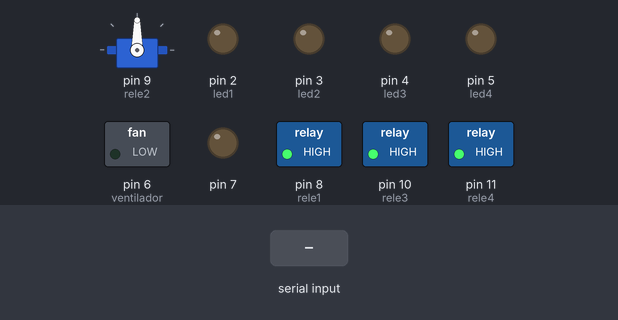
Simulated run of this sketch. Board: Arduino Uno, built with avr-gcc and run on an emulated ATmega328P. Parts: servo, switched loads named in the sketch (green lamp = pin HIGH), output pins drawn as LEDs (lit = HIGH). Inputs (shaded band) come from the test bench. Pins used as bus, display or sensor lines are not drawn.

Above: at 1.2 s.
1.3 s: "c" received over Serial
At 2.3 s:
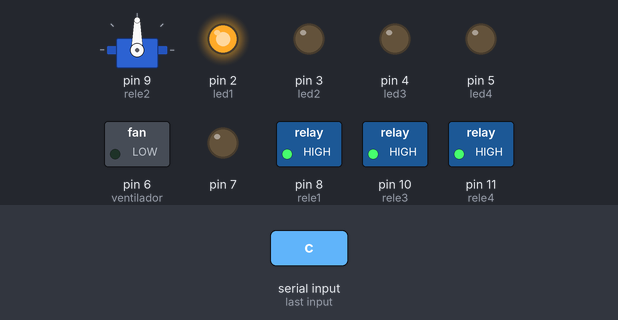
2.9 s: "e" received over Serial
At 3.5 s:
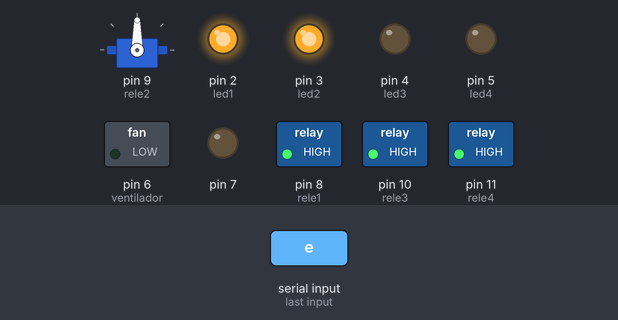
4.4 s: "d" received over Serial
At 5.6 s:
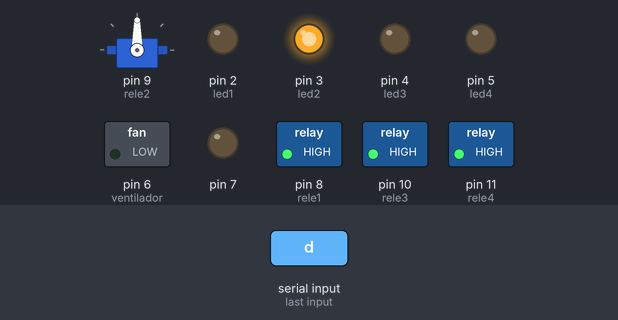
5.9 s: "g" received over Serial
At 7.0 s:
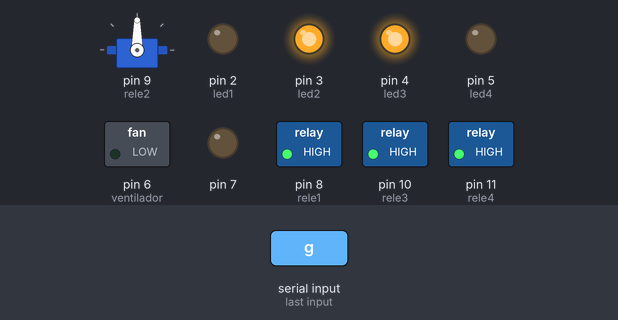
7.4 s: "f" received over Serial
At 8.1 s:
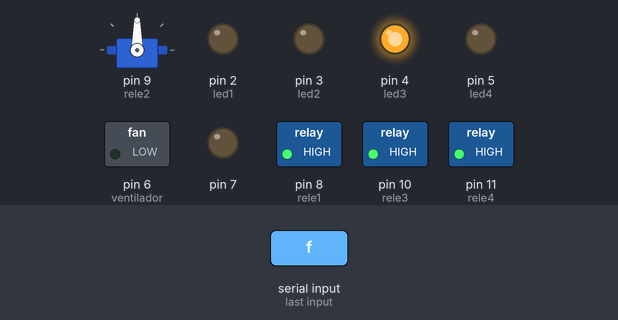
8.9 s: "i" received over Serial
At 9.3 s:
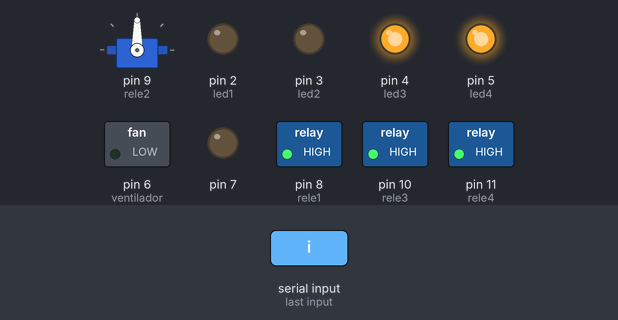
Timing chart, 0 to 11.4 s (numbered marks = the images above; inputs shaded):
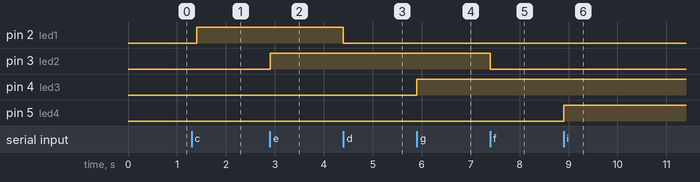

Measured:
- after the input at 1.3 s, pin 2 (led1): LOW → HIGH after 0.10 s
- after the input at 2.9 s, pin 3 (led2): LOW → HIGH at once
- after the input at 4.4 s, pin 2 (led1): HIGH → LOW at once
- after the input at 5.9 s, pin 4 (led3): LOW → HIGH at once
- after the input at 7.4 s, pin 3 (led2): HIGH → LOW at once
- after the input at 8.9 s, pin 5 (led4): LOW → HIGH at once

The sketch:

Esclavo103.ino
```cpp
#include <Servo.h>

Servo myServo;  //Libreria para usar el servo

char c;
int led1=2, led2=3, led3=4, led4=5, ventilador=6, servo=9;
int rele1=8, rele2=9, rele3=10, rele4=11;
boolean solo=false;
int dato1=0, dato2=0, t=0, n, i=0, j=179;
//int boton1=6, boton2=7, boton3=8, boton4=9;
int datoBoton1=0, datoBoton2=0, datoBoton3=0, datoBoton4=0, datoBoton5=0, datoBoton6=5;
//int estado1, estado2, estado3, estado4, estado5, estado6;
void setup(){
  Serial.begin(9600);
  //bt.begin(9600);
  myServo.attach(9);
  for(int z=2;z<12;z++){
    pinMode(z,OUTPUT);
    digitalWrite(z,LOW);
  }
  digitalWrite(rele1,HIGH);
  digitalWrite(rele2,HIGH);
  digitalWrite(rele3,HIGH);
  digitalWrite(rele4,HIGH);
}

void loop(){
  if(Serial.available()>0){
    c=Serial.read();
    //n=Serial.parseInt();
  }

  if(c=='a'){
    Serial.println('k');
    c=' ';
  }

  if(c=='c'){
    datoBoton1=1;
    c=' ';
  }

  if(c=='d'){
    datoBoton1=0;
    c=' ';
  }

  if(c=='e'){
    datoBoton2=1;
    c=' ';
  }

  if(c=='f'){
    datoBoton2=0;
    c=' ';
  }

  if(c=='g'){
    datoBoton3=1;
    c=' ';
  }

  if(c=='h'){
    datoBoton3=0;
    c=' ';
  }

  if(c=='i'){
    datoBoton4=1;
    c=' ';
  }

  if(c=='j'){
    datoBoton4=0;
    c=' ';
  }

  if(c=='k'){
    solo=false;
    c=' ';
  }

  if(c=='l'){
    solo=true;
    c=' ';
  }

  if(solo){
    if(c=='m'){
      datoBoton5=1;
      c=' ';
    }

    if(c=='n'){
      datoBoton5=0;
      c=' ';
    }

    if(c=='o'){
      datoBoton6=1;
      c=' ';
    }

    if(c=='p'){
      datoBoton6=0;
      c=' ';
    }
  }

  if(datoBoton1==0) digitalWrite(led1,LOW);
  if(datoBoton1==1) digitalWrite(led1,HIGH);

  if(datoBoton2==0) digitalWrite(led2,LOW);
  if(datoBoton2==1) digitalWrite(led2,HIGH);

  if(datoBoton3==0) digitalWrite(led3,LOW);
  if(datoBoton3==1) digitalWrite(led3,HIGH);

  if(datoBoton4==0) digitalWrite(led4,LOW);
  if(datoBoton4==1) digitalWrite(led4,HIGH);

  if(datoBoton5==0) digitalWrite(ventilador,LOW);
  if(datoBoton5==1) digitalWrite(ventilador,HIGH);

  if(datoBoton6==1){

    myServo.write(i);
    delay(100);
    i++;
    if(i==180){
      datoBoton6=5;
      i=0;
      Serial.println('A');
    }
  }

  if(datoBoton6==0){
    myServo.write(179-i);
    delay(100);
    i++;
    if(i==179){
      datoBoton6=5;
      i=0;
      Serial.println('B');
    }
  }

  delay(100);
}
```
